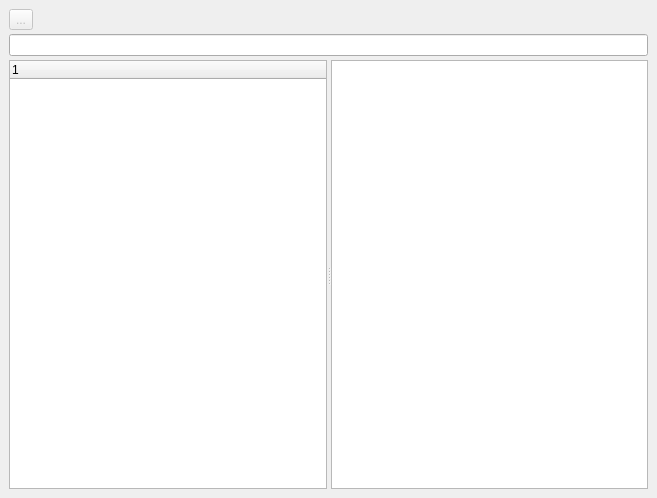
<ui version="4.0" >
 <author></author>
 <comment></comment>
 <exportmacro></exportmacro>
 <class>Inspector</class>
 <widget class="QWidget" name="Inspector" >
  <property name="geometry" >
   <rect>
    <x>0</x>
    <y>0</y>
    <width>657</width>
    <height>498</height>
   </rect>
  </property>
  <property name="windowTitle" >
   <string>Inspector</string>
  </property>
  <layout class="QVBoxLayout" >
   <property name="margin" >
    <number>9</number>
   </property>
   <property name="spacing" >
    <number>4</number>
   </property>
   <item>
    <widget class="QToolButton" name="buttonBack" >
     <property name="enabled" >
      <bool>false</bool>
     </property>
     <property name="toolTip" >
      <string/>
     </property>
     <property name="text" >
      <string>...</string>
     </property>
     <property name="icon" >
      <iconset resource="../datamodel/icons.qrc" >:/icons/icons/undo.png</iconset>
     </property>
     <property name="shortcut" >
      <string>Backspace</string>
     </property>
    </widget>
   </item>
   <item>
    <widget class="QLineEdit" name="editFilter">
     <property name="toolTip" >
      <string>Define an object filter, e.g. 'Network.code=GE'. Wildcards are allowed to match a value.</string>
     </property>
    </widget>
   </item>
   <item>
    <widget class="QSplitter" name="splitter" >
     <property name="orientation" >
      <enum>Qt::Horizontal</enum>
     </property>
     <widget class="QTreeWidget" name="treeWidget" />
     <widget class="QTableWidget" name="tableWidget" >
      <property name="alternatingRowColors" >
       <bool>true</bool>
      </property>
     </widget>
    </widget>
   </item>
  </layout>
 </widget>
 <pixmapfunction></pixmapfunction>
 <resources>
  <include location="../datamodel/icons.qrc" />
 </resources>
 <connections/>
</ui>
